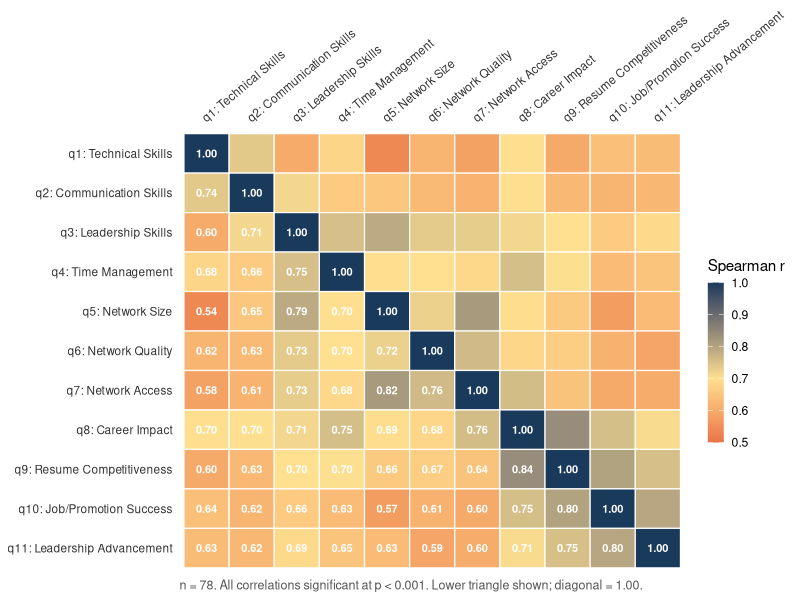
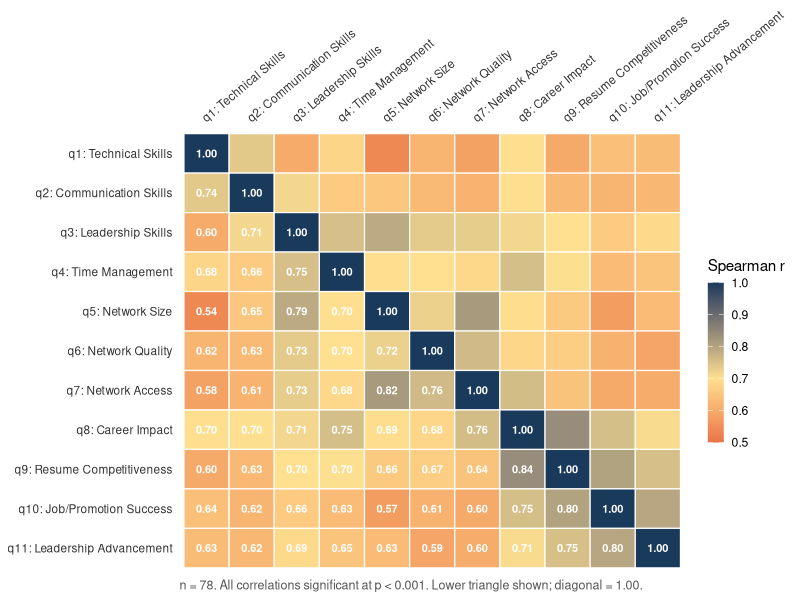
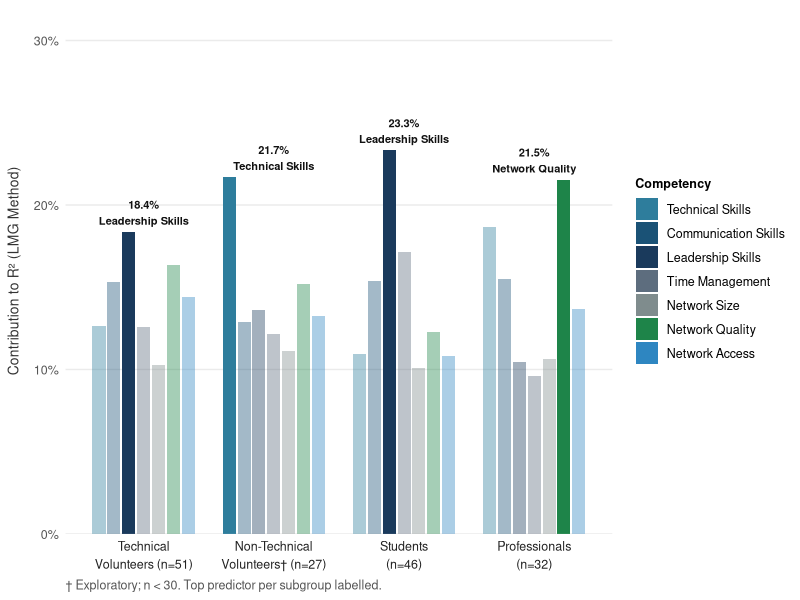
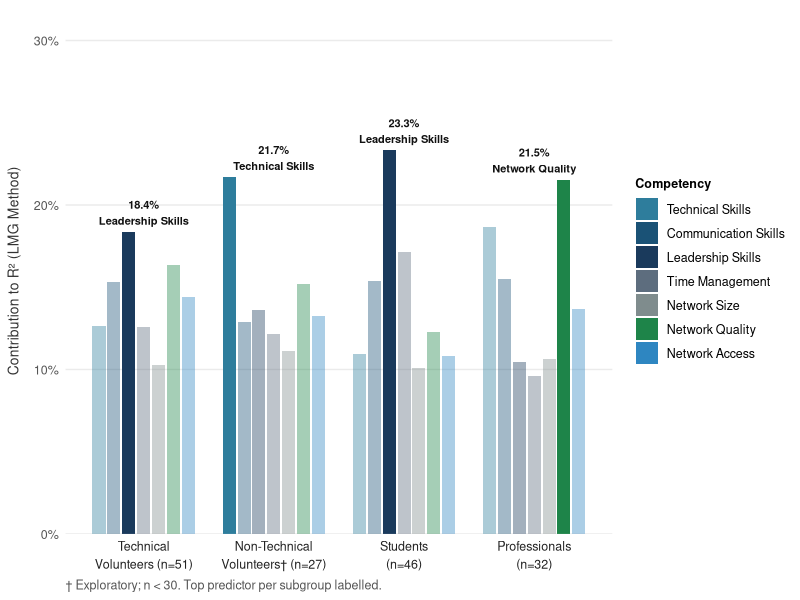

Source code (R) for these figures, in order:
################################################################################
# generate_figures.R
# Generates high-resolution PNG + SVG figures for the paper.
#
# Figure order matches document order:
#   Fig 1 (§4.1) – Spearman Correlation Matrix
#   Fig 2 (§4.3) – Subgroup Comparison (Cross-Training Effect)
################################################################################

user_lib <- path.expand("~/R/library")
if (dir.exists(user_lib)) .libPaths(c(user_lib, .libPaths()))

for (pkg in c("ggplot2")) {
  if (!require(pkg, character.only = TRUE, quietly = TRUE))
    stop(sprintf("Missing package '%s'. Run install_dependencies.R first.", pkg))
}

dir.create("output", showWarnings = FALSE)
cat("Generating figures...\n")

ACCENT <- "#1a3a5c"

save_fig <- function(plot_obj, base, width = 9, height = 6, dpi = 300) {
  ggsave(paste0(base, ".png"), plot = plot_obj,
         width = width, height = height, dpi = dpi, bg = "white")
  svg(paste0(base, ".svg"), width = width, height = height, bg = "white")
  print(plot_obj)
  dev.off()
  cat(sprintf("  Written: %s.{png,svg}\n", base))
}

# ════════════════════════════════════════════════════════════════════════════
# FIGURE 1 – Spearman Correlation Matrix  (§4.1)
# ════════════════════════════════════════════════════════════════════════════

cat("  Building Figure 1: Correlation matrix...\n")

cor_mat <- read.csv("output/correlation_matrix.csv", row.names = 1,
                    check.names = FALSE)
items <- paste0("q", 1:11)
cor_mat <- cor_mat[items, items]

var_labels <- c(
  q1  = "q1: Technical Skills",
  q2  = "q2: Communication Skills",
  q3  = "q3: Leadership Skills",
  q4  = "q4: Time Management",
  q5  = "q5: Network Size",
  q6  = "q6: Network Quality",
  q7  = "q7: Network Access",
  q8  = "q8: Career Impact",
  q9  = "q9: Resume Competitiveness",
  q10 = "q10: Job/Promotion Success",
  q11 = "q11: Leadership Advancement"
)

# Build long-format data frame with integer row/column indices
ni <- length(items)
cor_long <- expand.grid(xi = seq_len(ni), yi = seq_len(ni),
                        KEEP.OUT.ATTRS = FALSE)
cor_long$val   <- as.vector(as.matrix(cor_mat))       # col-major matches xi/yi
cor_long$x     <- factor(items[cor_long$xi], levels = items)
cor_long$y     <- factor(items[cor_long$yi], levels = rev(items))
cor_long$label <- sprintf("%.2f", cor_long$val)
# Lower triangle + diagonal: row index (from bottom) >= col index
# y is reversed, so as.integer(y) gives position from top; row from bottom = ni+1 - as.integer(y)
cor_long$show  <- (ni + 1L - as.integer(cor_long$y)) >= cor_long$xi

fig1 <- ggplot(cor_long, aes(x = x, y = y, fill = val)) +
  geom_tile(color = "white", linewidth = 0.4) +
  geom_text(data = subset(cor_long, show),
            aes(label = label),
            size = 2.8, color = "white", fontface = "bold") +
  scale_fill_gradient2(
    low = "#d73027", mid = "#fee090", high = ACCENT,
    midpoint = 0.7, limits = c(0.5, 1),
    name = "Spearman r",
    guide = guide_colorbar(barwidth = 0.8, barheight = 8, title.vjust = 1)
  ) +
  scale_x_discrete(labels = var_labels, position = "top") +
  scale_y_discrete(labels = var_labels) +
  labs(x = NULL, y = NULL,
       caption = "n = 78. All correlations significant at p < 0.001. Lower triangle shown; diagonal = 1.00.") +
  theme_minimal(base_size = 11) +
  theme(
    axis.text.x     = element_text(angle = 40, hjust = 0, size = 8.5, color = "#333"),
    axis.text.y     = element_text(size = 8.5, color = "#333"),
    panel.grid      = element_blank(),
    legend.position = "right",
    plot.caption    = element_text(size = 9, color = "#555", hjust = 0),
    plot.background = element_rect(fill = "white", color = NA)
  )

save_fig(fig1, "output/fig1_correlation_matrix", width = 9, height = 7)

# ════════════════════════════════════════════════════════════════════════════
# FIGURE 2 – Subgroup Comparison / Cross-Training Effect  (§4.3)
# ════════════════════════════════════════════════════════════════════════════

cat("  Building Figure 2: Subgroup comparison...\n")

sub <- read.csv("output/subgroup_analysis_results.csv", stringsAsFactors = FALSE)
sub <- sub[sub$group %in% c("Role: Tech", "Role: Non-Tech",
                              "Stage: Student", "Stage: Professional"), ]

group_labels <- c(
  "Role: Tech"          = "Technical\nVolunteers (n=51)",
  "Role: Non-Tech"      = "Non-Technical\nVolunteers\u2020 (n=27)",
  "Stage: Student"      = "Students\n(n=46)",
  "Stage: Professional" = "Professionals\n(n=32)"
)
sub$group_label <- factor(group_labels[sub$group], levels = group_labels)

item_labels <- c(q1 = "Technical Skills",    q2 = "Communication Skills",
                 q3 = "Leadership Skills",   q4 = "Time Management",
                 q5 = "Network Size",        q6 = "Network Quality",
                 q7 = "Network Access")
sub$item_label <- factor(item_labels[sub$variable], levels = item_labels)

top_per_group <- do.call(rbind, lapply(unique(sub$group), function(g) {
  rows <- sub[sub$group == g, ]
  rows[which.max(rows$contribution_pct), ]
}))
sub$is_top <- paste(sub$group, sub$variable) %in%
              paste(top_per_group$group, top_per_group$variable)

item_colors <- c(
  "Technical Skills"    = "#2e7d9c",
  "Communication Skills"= "#1a5276",
  "Leadership Skills"   = ACCENT,
  "Time Management"     = "#5d6d7e",
  "Network Size"        = "#7f8c8d",
  "Network Quality"     = "#1e8449",
  "Network Access"      = "#2e86c1"
)

fig2 <- ggplot(sub, aes(x = group_label, y = contribution_pct,
                         fill = item_label, alpha = is_top)) +
  geom_col(position = position_dodge(width = 0.8), width = 0.7) +
  geom_text(
    data = top_per_group,
    aes(x = group_labels[group], y = contribution_pct,
        label = sprintf("%.1f%%\n%s", contribution_pct, item_labels[variable])),
    position = position_dodge(width = 0.8),
    vjust = -0.3, size = 2.8, fontface = "bold", color = "#111",
    inherit.aes = FALSE
  ) +
  scale_fill_manual(values = item_colors, name = "Competency") +
  scale_alpha_manual(values = c(`TRUE` = 1, `FALSE` = 0.4), guide = "none") +
  scale_y_continuous(labels = function(x) paste0(x, "%"),
                     limits = c(0, 32), expand = c(0, 0)) +
  labs(x = NULL,
       y = "Contribution to R\u00b2 (LMG Method)",
       caption = "\u2020 Exploratory; n < 30. Top predictor per subgroup labelled.") +
  theme_minimal(base_size = 11) +
  theme(
    axis.text.x        = element_text(size = 9, lineheight = 1.2, color = "#222"),
    axis.text.y        = element_text(size = 9, color = "#555"),
    axis.title.y       = element_text(size = 10, color = "#333", margin = margin(r = 8)),
    panel.grid.major.x = element_blank(),
    panel.grid.minor   = element_blank(),
    legend.position    = "right",
    legend.title       = element_text(size = 9, face = "bold"),
    legend.text        = element_text(size = 9),
    plot.caption       = element_text(size = 9, color = "#555", hjust = 0),
    plot.background    = element_rect(fill = "white", color = NA)
  )

save_fig(fig2, "output/fig3_subgroup_comparison", width = 10, height = 6)

cat(sprintf("\nDone. 2 figures written to output/\n"))
